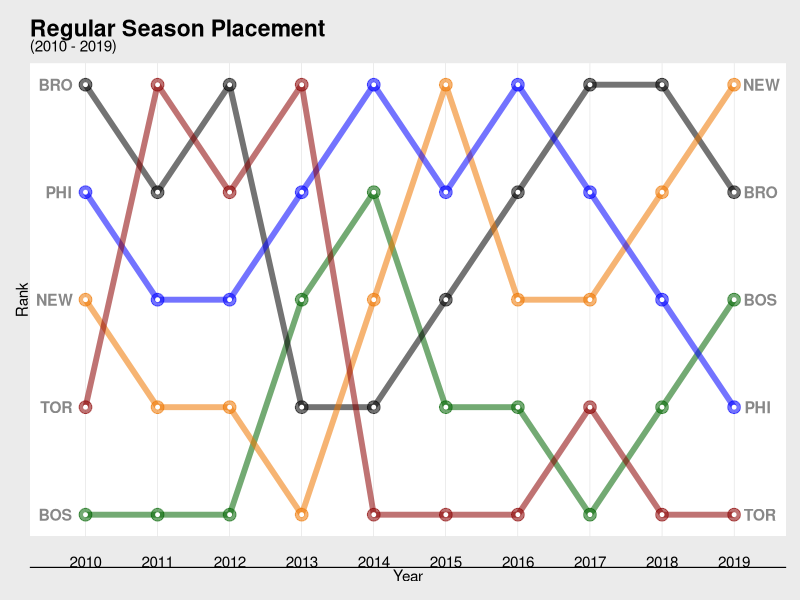
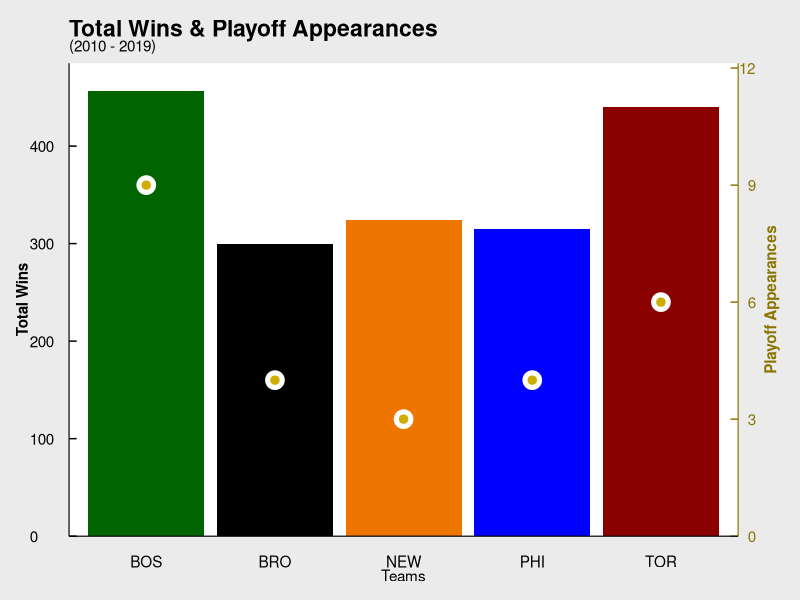

Recreate these plots in R, in order.
library(ggplot2)
library(dplyr)
library(data.table)
library(scales)
library(lubridate)
library(RColorBrewer)
library(ggthemes)


standings<-read.csv("nbaatlantic.csv")
head(standings)



ggplot(data = standings, aes(x = Year, y = Div.Rank, group = Team)) +
  geom_line(aes(color = Team, alpha = 1), size = 2) +
  geom_point(aes(color = Team, alpha = 1), size = 4) +
  geom_point(color = "#FFFFFF", size = 1) +
  scale_y_reverse(breaks = 1:5) +
  scale_x_continuous(breaks = 2010:2019, minor_breaks = 2010:2019, expand = c(.05, .05)) +
  geom_text(data = standings %>% filter(Year == "2010"),
            aes(label = Team, x = 2009.75) , hjust = .85, fontface = "bold", color = "#888888", size = 4) +
  geom_text(data = standings %>% filter(Year == "2019"),
            aes(label = Team, x = 2019.2) , hjust = 0.15, fontface = "bold", color = "#888888", size = 4) +
  coord_cartesian(ylim = c(1,5)) + 
  labs(x = "Year",
       y = "Rank",
       title = "Regular Season Placement",
       subtitle = "(2010 - 2019)") +
  theme_economist_white()+
  scale_color_manual(values=c("darkgreen","black","darkorange2","blue","darkred"))+
  theme(
    legend.position = "none",
    panel.grid.major.y = element_blank(),
    panel.grid.major.x = element_line(size=0.1, color = "grey"),
    axis.ticks.x =element_blank())


bar1<-data.frame(standings %>% 
                 group_by(Team) %>% 
                 summarise(Wins = sum(Wins),Playoff = sum(Playoff)))
bar1

ggplot(bar1, aes(x=Team,y=Wins, fill=Team)) +
  geom_bar(position="dodge", stat="identity") +
  geom_point(aes(y=Playoff*40), size = 6, color = "white")+
  geom_point(aes(y=Playoff*40), size = 2.5, color = "gold3")+
  scale_fill_manual(values=c("darkgreen","black","darkorange2","blue","darkred")) +
  labs(x = "Teams",
       title = "Total Wins & Playoff Appearances",
       subtitle = "(2010 - 2019)") +
  theme_economist_white() +
  theme(legend.position = "none") +
  theme(panel.grid.major.y = element_blank()) +
  scale_y_continuous(name = "Total Wins", 
                     sec.axis = sec_axis(~./40, name = "Playoff Appearances"),
                     expand = c(0, 0), limits = c(0,485)) + 
  theme(
    axis.title.y = element_text(color = "black", face = "bold"),
    axis.title.y.right = element_text(color = "gold4", face = "bold", vjust = 2.5),
    axis.line.y = element_line(color = "black"),
    axis.ticks.y = element_line(color = "black"),
    axis.line.y.right = element_line(color = "gold4"),
    axis.ticks.y.right = element_line(color = "gold4"),
    axis.text.y.right = element_text(color = "gold4", hjust = 1.1),
    axis.ticks.x =element_blank())




